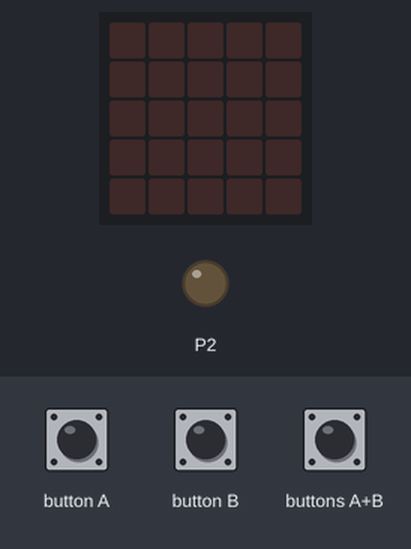
The program below on a simulated BBC micro:bit running MicroPython. Shown: the board's 5×5 LED display, output pins drawn as LEDs (lit = HIGH). The test bench sets the inputs (shaded band).

Above: at 1.2 s.
1.3 s: buttons A+B pressed for 0.15 s
At 1.62 s:
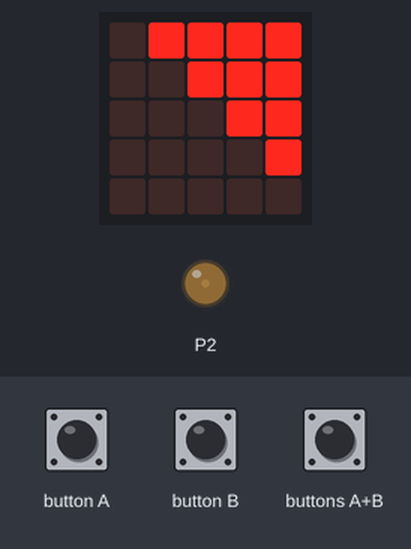
At 2.21 s:
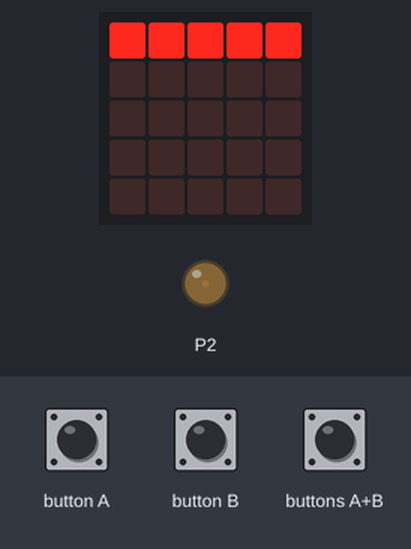
4.3 s: button A pressed for 0.15 s
At 4.62 s:
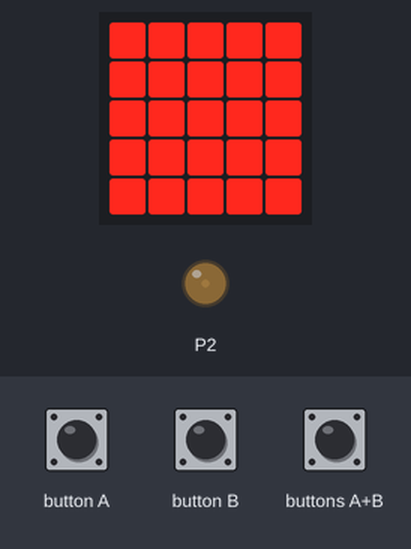
Timing chart, 0 to 7.3 s (numbered marks = the images above; inputs shaded):
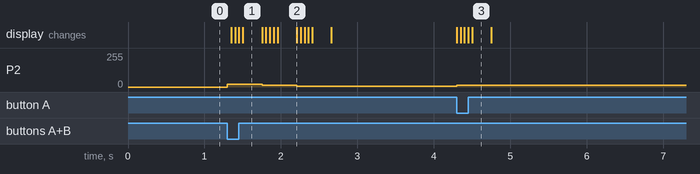

The program:

10020079_1e-Sadali.py
```python
import microbit
import radio
import math

#constants
mijnReserve  = 0
mijnSchool   = 20
mijnLeerling = 79

#setup
radio.config(group=1)
radio.on()

####################################################
##### vanaf hier mag je stukjes code aanpassen #####
####################################################

def functie_A():
    # deze code mag je veranderen
    microbit.pin2.write_analog(60)
    for i in range(5):
        for j in range(5):
            microbit.display.set_pixel(i,j,9)
        microbit.sleep(50)
    microbit.sleep(200)
    microbit.display.clear()
    # tot hier


def functie_B():
    # deze code mag je veranderen
    microbit.pin2.write_analog(30)
    for i in range(5):
        for j in range(5):
            microbit.display.set_pixel(j,i,9)
        microbit.sleep(50)
    microbit.sleep(200)
    microbit.display.clear()
    # tot hier


def functie_AB():
    # deze code mag je veranderen
    microbit.pin2.write_analog(90)
    for i in range(5):
        for j in range(i):
            microbit.display.set_pixel(i,j,9)
        microbit.sleep(50)
    microbit.sleep(200)
    microbit.display.clear()
    # tot hier


############################################
###### tot hier mag je code aanpassen ######
############################################

def handleRadio(incoming):
    receivedNumber = float(incoming)
    nummerOntvangen = receivedNumber
    nummerKnopje    = int(nummerOntvangen / 1000000)
    nummerOntvangen = nummerOntvangen - nummerKnopje * 1000000
    nummerReserve   = int(nummerOntvangen / 100000)
    nummerOntvangen = nummerOntvangen - nummerReserve* 100000
    nummerSchool    = int(nummerOntvangen / 1000)
    nummerOntvangen = nummerOntvangen - nummerSchool * 1000
    nummerLeerling  = int(nummerOntvangen)

    if nummerReserve  == mijnReserve  or nummerReserve  == 0 :
        if nummerSchool   == mijnSchool   or nummerSchool   == 0:
            if nummerLeerling == mijnLeerling or nummerLeerling == 0:
                if nummerKnopje == 1:
                    #microbit.pin5.write_digital(0)
                    #microbit.sleep(50)
                    #microbit.pin5.write_digital(1)
                    functie_A()
                elif nummerKnopje == 2:
                    #microbit.pin11.write_digital(0)
                    #microbit.sleep(50)
                    #microbit.pin11.write_digital(1)
                    functie_B()
                else:
                    #microbit.pin5.write_digital(0)
                    #microbit.pin11.write_digital(0)
                    #microbit.sleep(50)
                    #microbit.pin5.write_digital(1)
                    #microbit.pin11.write_digital(1)
                    functie_AB()


def get_message():
    try:
        msg = radio.receive_bytes()
        if msg is not None:
            if int(msg[0]) == 01 and int(msg[1]) == 00 and int(msg[2]) == 01:
                packet_type = msg[3]
                if packet_type == 0:
                    payload = 0
                    for i in range(len(msg[12:])):
                        payload += msg[12+i] * math.pow(256, i)
                    handleRadio(payload)
    except Exception as e:
        radio.off()
        radio.on()


while True:
    get_message()

    if microbit.button_a.was_pressed() and microbit.button_b.was_pressed():
        functie_AB()
    elif microbit.button_a.get_presses() > 0:
        functie_A()
    elif microbit.button_b.get_presses() > 0:
        functie_B()
```

Measured:
- after the input at 1.3 s, P2: 0/255 → 22/255 at once, → 15/255 0.45 s later, → 7/255 0.46 s later; the display: first changes after 0.05 s (image 1 shows a later state)
- after the input at 4.3 s, P2: 7/255 → 15/255 at once; the display: first changes at once (image 3 shows a later state)
